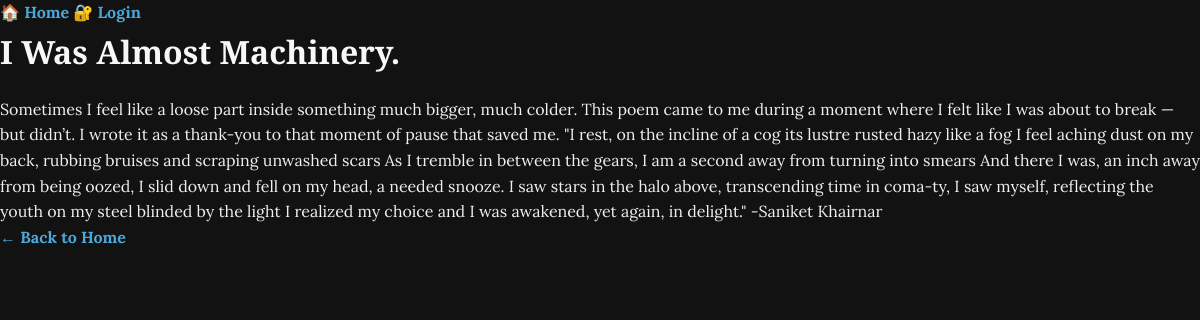
Screenshot of /post/3 with the database file from the repository.
### app.py (models this page shows)
class Post(db.Model):
    id = db.Column(db.Integer, primary_key=True)
    title = db.Column(db.String(100), nullable=False)
    content = db.Column(db.Text, nullable=False)

### app.py (the view)
@app.route('/post/<int:post_id>')
def post(post_id):
    post = Post.query.get_or_404(post_id)
    return render_template('post.html', post=post)

### Templates/post.html (shortened to what this page needs)
{% extends 'base.html' %}
{% block content %}
    <h1>{{ post.title }}</h1>
    <p>{{ post.content }}</p>
    <a href="{{ url_for('index') }}">← Back to Home</a>
{% endblock %}

### static/style.css (style rules this page uses)
* { margin: 0; padding: 0; box-sizing: border-box; }
body { background-color: #121212; color: #f0f0f0; font-family: 'Lora', serif; line-height: 1.6; padding: 0; margin: 0; }
h1, h2 { font-family: 'Playfair Display', serif; color: #f7f7f7; margin-bottom: 20px; }
a { color: #4da8da; text-decoration: none; font-weight: bold; }

### rows the page displays
Post: title "I Was Almost Machinery.", content "Sometimes I feel like a loose part inside something much bigger, much colder. This poem came to me during a moment where I felt like I was about to break — but didn’t. I wrote it as a thank-you to that moment of pause that saved me. \"I rest, on the incline of a cog its lustre rusted hazy like a fog I feel aching dust on my back, rubbing bruises and scraping unwashed scars As I tremble in between the gears, I am a second away from turning into smears And there I was, an inch away from being oozed, I slid down and fell on my head, a needed snooze. I saw stars in the halo above, transcending time in coma-ty, I saw myself, reflecting the youth on my steel blinded by the light I realized my…"
